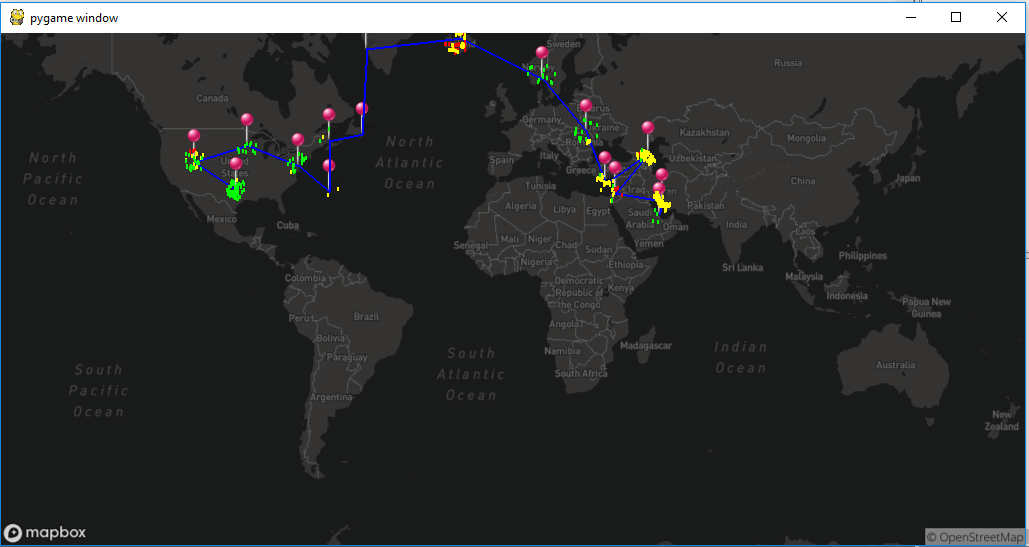

Recreate this plot in Python.
"""
Program:
--------
    Program 5 - Query 1: Find Interesting Features along some path

Description:
------------
    Select a starting point: X and a destination point Y. This can be done by mouse click, or by entering airport codes via sys.argv (e.g. python query1.py DFW MNL 500 to run query from Dallas / Fort Worth to Manilla Philippines with a 500 mile radius to look for interesting features).

    
Name: Manju Yadav Akkaraboina
Date: 05 JUL 2017
"""


from pymongo import MongoClient
import pprint as pp
import os,sys,time
from math import radians, cos, sin, asin, sqrt
import display
import time

class mongoHelper(object):
    def __init__(self):
        
        """
        This is used to get all the data documents from mongoDB and intialize all the variables
        """
        self.client = MongoClient()

        self.db_airports = self.client.world_data.airports
        self.db_states = self.client.world_data.states
        self.db_volcano= self.client.world_data.volcanos
        self.db_cities=self.client.world_data.cities
        self.db_states=self.client.world_data.states
        self.db_earthquakes=self.client.world_data.earthquakes
        self.db_meteorites=self.client.world_data.meteorites
        self.db_terror=self.client.world_data.terrorism

    def get_nearest_volcanos(self,path,r):
        """
        Get the nearest volcanos near the airport 
        Input:
            path: airport points in the path
            r: radius 
        """
        volcanos=[]
        for p in path:
            lon1=float(p[0])
            lat1=float(p[1])
            vol_res = self.db_volcano.find( { 'geometry': { '$geoWithin': { '$centerSphere': [ [lon1, lat1 ]  , 200 / 3963.2 ] } }} )
            
            for  vol in vol_res:
                lon2 = vol['geometry']['coordinates'][0]
                lat2 = vol['geometry']['coordinates'][1]
            
                d = self._haversine(lon1,lat1,lon2,lat2)
                if d<r:
                    volcanos.append(vol['geometry']['coordinates'])

        return volcanos
    def get_nearest_earthquake(self,path,r):
        
        """
        Get the nearest earthquakes near the airport 
        Input:
            path: airport points in the path
            r: radius 
        """
        
        earthquakes=[]
        for p in path:
            lon1=float(p[0])
            lat1=float(p[1])
            eq_res = self.db_earthquakes.find( { 'geometry': { '$geoWithin': { '$centerSphere': [ [lon1, lat1 ]  , 200 / 3963.2 ] } }} )
            
            for  eq in eq_res:
                lon2 = eq['geometry']['coordinates'][0]
                lat2 = eq['geometry']['coordinates'][1]
            
                d = self._haversine(lon1,lat1,lon2,lat2)
                if d<r:
                    earthquakes.append(eq['geometry']['coordinates'])

        return earthquakes

    def get_nearest_meteorite(self,path,r):
        """
        Get the nearest meteorites near the airport 
        Input:
            path: airport points in the path
            r: radius 
        """
        meteorites=[]
        for p in path:
            lon1=float(p[0])
            lat1=float(p[1])
            met_res = self.db_meteorites.find( { 'geometry': { '$geoWithin': { '$centerSphere': [ [lon1, lat1 ]  , 200 / 3963.2 ] } }} )
            
            for  m in met_res:
                lon2 = m['geometry']['coordinates'][0]
                lat2 = m['geometry']['coordinates'][1]
            
                d = self._haversine(lon1,lat1,lon2,lat2)
                if d<r:
                    meteorites.append(m['geometry']['coordinates'])

        return meteorites
    def get_nearest_airport(self,lon,lat,r,dlon,dlat,line,dist):
        air_res = self.db_airports.find( { 'geometry': { '$geoWithin': { '$centerSphere': [ [lon, lat ] , r / 3963.2 ] } }} )

        max=0
        next_ap={}
        for ap in air_res:
            lon2 = ap['geometry']['coordinates'][0]
            lat2 = ap['geometry']['coordinates'][1]
            var=True
            for l in line:
                if float(lon2)==l[0] and float(lat2)==l[1]:
                    var=False
            if not var:
                pass
            else:

                if(float(lon2)==dlon and float(lat2)==dlat):
                    next_ap = ap
                    return next_ap
                else:
                    d = self._haversine(lon,lat,lon2,lat2)
                    d1=self._haversine(dlon,dlat,lon2,lat2)
                    if d <= r and d>max and d1<dist:
                        max = d
                        next_ap = ap
        if len(next_ap)==0:
            return "False"
        else:   
            return next_ap 

        # return closest_ap    
    def _haversine(self,lon1, lat1, lon2, lat2):
        """
        Calculate the great circle distance between two points 
        on the earth (specified in decimal degrees)
        """
        # convert decimal degrees to radians 
        lon1, lat1, lon2, lat2 = map(radians, [lon1, lat1, lon2, lat2])

        # haversine formula 
        dlon = lon2 - lon1 
        dlat = lat2 - lat1 
        a = sin(dlat/2)**2 + cos(lat1) * cos(lat2) * sin(dlon/2)**2
        c = 2 * asin(sqrt(a)) 
        r = 3956 # Radius of earth in kilometers. Use 6371 for km
        return c * r
    
    def get_path(self,line,s_lon,s_lat,d_lon,d_lat,radius):
        """
        Get the  airport  points from source to destination
        Input:
            line: src to dest path points
            s_lon: src longitude
            s_lat: src latitude
            d_lon: dest longitude
            d_lat: dest latitude
            r: radius 

        """
        r=radius
        ap=True
        while ap:
            d = mh._haversine( s_lon,s_lat, d_lon,d_lat)
            
            if d>radius:
                next_ap=mh.get_nearest_airport(float(s_lon),float(s_lat),float(radius),float(d_lon),float(d_lat),line,d)
                if next_ap=='False':
                    #ap=False
                    radius+=100
                    print ("No more airports within the distance:", radius, "from the airport ", prev_ap,"increasing r to: ", radius)
                else:
                    line.append(next_ap['geometry']['coordinates'])
                    #print (next_ap['properties']['ap_name'])
                    s_lon=next_ap['geometry']['coordinates'][0]
                    s_lat=next_ap['geometry']['coordinates'][1]
                    prev_ap=next_ap['properties']['ap_name']
                    radius=r
                
            else:
                
                ap=False
      
        return line



import os,sys
import math
import pygame
from pygame.locals import *
from pymongo import MongoClient
from map_icons import map_icon
from mongo_helper import MongoHelper
from map_helper import *
from color_helper import ColorHelper

BASE = os.path.dirname(os.path.realpath(__file__))

class PygameHelper(object):
    def __init__(self,width,height):
        self.screen_width = width
        self.screen_height = height
        self.keyval = 1000

        self.bg = pygame.image.load(os.path.join(BASE,"images/2048x1024.png"))

        self.polygons = []             # any polygon to be drawn
        self.points = []               # any point to be drawn

        self.map_event_functions = {}

        pygame.init()
        self.game_images = {}

    def Capture(self,name,pos,size): # (pygame Surface, String, tuple, tuple)
        image = pygame.Surface(size)  # Create image surface
        image.blit(self.screen,(0,0),(pos,size))  # Blit portion of the display to the image
        pygame.image.save(image,name)  # Save the image to the disk
        
    def load_image(self,key,path,coord):
        """
        Params:
            key: name to reference image with
            path: path to image 
            coord: location to place image on screen
        """
        self.game_images[key] = {'pyg_image':pygame.image.load(path),'coord':coord}

    def adjust_point(self,p,icon=None):
        if icon:
            size = self._get_icon_size(icon)
            voffset = size
            hoffset = size//2
        else:
            voffset = 0
            hoffset = 0
        lon,lat = p
        x = (mercX(lon) / 1024 * self.screen_width) - hoffset
        scale = 1 / math.cos(math.radians(lat))             # not used
        y = (mercY(lat) / 512 * self.screen_height) - (self.screen_height/2) - voffset
        return (x,y)

    def adjust_cord(self,points):
        ad=[]
        for p in points:
            
            lon,lat = p
            x = (mercX(lon) / 1024 * self.screen_width)
            scale = 1 / math.cos(math.radians(lat))             # not used
            y = (mercY(lat) / 512 * self.screen_height) - (self.screen_height/2)
            ad.append([x,y])
        return ad

    def add_polygon(self,polygon,color,width):
        """
        Add polygons to local list to be drawn
        """
        outofrange = [-180, -90, 180, 90]
        adjusted = []
        for p in polygon[0]:
            if math.floor(p[0]) in outofrange or p[1] in outofrange:
                continue
            adjusted.append(self.adjust_point(p))
        self.polygons.append({'poly':adjusted,'color':color,'width':width})

    def add_points(self,point,icon):
        """
        Add points to local list to be drawn
        """
        if type(point) is list:
            for p in point:
                coord = self.adjust_point(p,icon)
                self.load_image(self._unique_key(), icon, coord)

    def draw_polygons(self):
        for poly in self.polygons:
            if len(poly['poly']) < 3:
                continue
            pygame.draw.polygon(self.screen,poly['color'],poly['poly'],poly['width'])

    def add_event_function(self,type,fun):
        if not type in self.map_event_functions:
            self.map_event_functions[type] = []
        self.map_event_functions[type].append(fun)

    def start_display(self,path,volcanos,earthquakes,meteorites):
        self.screen = pygame.display.set_mode((self.screen_width,self.screen_height), HWSURFACE | DOUBLEBUF | RESIZABLE)
        self.screen.blit(pygame.transform.scale(self.bg,(self.screen_width,self.screen_height)), (0, 0))

        for key,image in self.game_images.items():
            self.screen.blit(image['pyg_image'],image['coord'])

        pygame.display.flip()
        running= True
        while running:
            pygame.event.pump()
            event = pygame.event.wait()
            if event.type == MOUSEBUTTONUP:
                pass
            if event.type == KEYUP:
                if event.key == 273:
                    pass
                if event.key == 274:
                    pass

            #self.draw_polygons()
            for pointList in path:
                # Only use the x and y components of the points.
                drawPath = [[l[0], l[1]] for l in path]
                # Assume 'screen' is your display surface.
                pygame.draw.lines(self.screen,(0,0,255), False, drawPath,2)
                
            time.sleep(2)
            for vol in volcanos:
                lon,lat=vol
                pygame.draw.circle(self.screen, (255,0,0), [int(lon),int(lat)], 1, 0)
            time.sleep(2)
            for eq in earthquakes:
                lon,lat=eq
                pygame.draw.circle(self.screen, (255,255,0), [int(lon),int(lat)], 1, 0)
            time.sleep(2)
            for met in meteorites:
                lon,lat=met
                pygame.draw.circle(self.screen, (0,255,0), [int(lon),int(lat)], 1, 0)
            for event in pygame.event.get():
                    if event.type == pygame.QUIT:
                        running = False
            pygame.display.flip()
            if event.type == QUIT:
                pygame.display.quit()
            elif event.type == VIDEORESIZE:
                self.screen = pygame.display.set_mode(event.dict['size'], HWSURFACE | DOUBLEBUF | RESIZABLE)
                self.screen.blit(pygame.transform.scale(self.bg, event.dict['size']), (0, 0))
                for key,image in self.game_images.items():
                    self.screen.blit(image['pyg_image'],image['coord'])
                pygame.display.flip()

    def _unique_key(self):
        key = self.keyval
        self.keyval += 1
        return key

    def _get_icon_size(self,icon):
        sizes = ['16x','32x','64x','128x']
        for size in sizes:
            if size in icon:
                return int(size.replace('x',''))

class MapFacade(object):
    def __init__(self,width,height):
        self.screen_width = width
        self.screen_height = height
        self.mh = MongoHelper()
        self.pyg = PygameHelper(width,height)
    
    def run(self,path,volcanos,earthquakes,meteorites):
        self.pyg.start_display(path,volcanos,earthquakes,meteorites)

    def draw_country(self,codes,color=(255,168,0),width=1):
        for code in codes:
            country = self.mh.get_country_poly(code)
            if country is not None:
                break

        if country['type'] == 'MultiPolygon':
            for polygon in country['coordinates']:
                self.pyg.add_polygon(polygon,color,width)
        else:
            self.pyg.add_polygon(country['coordinates'],color,width)


    def draw_airports(self,icon):
        airports = self.mh.get_all('airports')
        points = []
        for ap in airports:
            points.append(ap['geometry']['coordinates'])
        self.pyg.add_points(points,icon)

    def pin_the_map(self,points,icon):
        self.pyg.add_points(points,icon)
    def draw_cord(self,points):
        ad=self.pyg.adjust_cord(points)
        return ad


    def draw_all_countries(self,border=0):
        c  = ColorHelper()
        unique_list = []
        for i in range(14):
            unique_list.append(c.get_unique_random_color())

        
        countries = self.mh.get_all('countries',{},{'_id':0,'properties.MAPCOLOR13':1,'properties.ISO_A3':1,'properties.ADM0_A3_US':1, 'properties.SU_A3':1, 'properties.GU_A3':1})
        for country in countries:
            codes = []
            color = int(country['properties']['MAPCOLOR13'])-1
            for c in ['ISO_A3','ADM0_A3_US','SU_A3','GU_A3']:
                if not str(c) == '-99':
                    codes.append(country['properties'][c])
            if color < 0:
                color = 13
            self.draw_country(codes,unique_list[color],border)

screen_width = 1024
screen_height = 512

if __name__=='__main__':
    path=[]
    volcanos=[]
    earthquakes=[]
    meteorites=[]
    """
    check for all the paramters
    """

    if len(sys.argv) == 4:
        src=sys.argv[1].upper()
        dest=sys.argv[2].upper()
        radius=float(sys.argv[3])
        mh = mongoHelper()
        

        for ap in mh.db_airports.find():
            if ap['properties']['ap_iata']==src:
                s_lon,s_lat=ap['geometry']['coordinates']
                
            if ap['properties']['ap_iata']==dest:
                d_lon,d_lat=ap['geometry']['coordinates']
                
                
        
        path.append([ s_lon,s_lat])
        mh.get_path(path,s_lon,s_lat,d_lon,d_lat,radius)
        path.append([ d_lon,d_lat])
        
        volcanos=mh.get_nearest_volcanos(path,radius)
        earthquakes=mh.get_nearest_earthquake(path,radius)
        meteorites=mh.get_nearest_meteorite(path,radius)
        


        mf = MapFacade(screen_width,screen_height)
        
        path_adjusted=(mf.draw_cord(path))
        volcanos_adjusted=mf.draw_cord(volcanos)
        earthquakes_adjusted=mf.draw_cord(earthquakes)
        meteorites_adjusted=(mf.draw_cord(meteorites))

        mf.pin_the_map(path,map_icon('Centered','Pink',32,''))
        mf.draw_all_countries(1)

       
       


        mf.run(path_adjusted,volcanos_adjusted,earthquakes_adjusted,meteorites_adjusted)

    else:
        print ("invalid number of parameters")   
    
